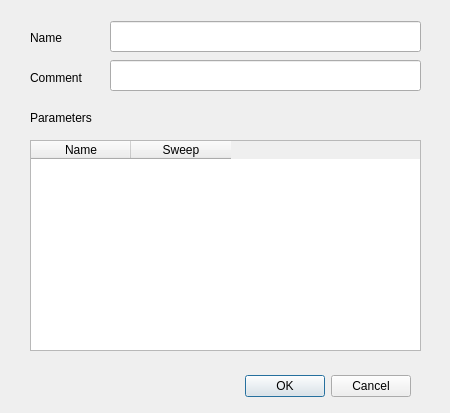
<?xml version="1.0" encoding="UTF-8"?>
<ui version="4.0">
 <class>Dialog</class>
 <widget class="QDialog" name="Dialog">
  <property name="geometry">
   <rect>
    <x>0</x>
    <y>0</y>
    <width>450</width>
    <height>413</height>
   </rect>
  </property>
  <property name="windowTitle">
   <string>Edit task</string>
  </property>
  <widget class="QDialogButtonBox" name="buttonBox">
   <property name="geometry">
    <rect>
     <x>70</x>
     <y>370</y>
     <width>341</width>
     <height>32</height>
    </rect>
   </property>
   <property name="orientation">
    <enum>Qt::Horizontal</enum>
   </property>
   <property name="standardButtons">
    <set>QDialogButtonBox::Cancel|QDialogButtonBox::Ok</set>
   </property>
  </widget>
  <widget class="QLabel" name="labelName">
   <property name="geometry">
    <rect>
     <x>30</x>
     <y>30</y>
     <width>62</width>
     <height>16</height>
    </rect>
   </property>
   <property name="text">
    <string>Name</string>
   </property>
  </widget>
  <widget class="QLabel" name="labelComment">
   <property name="geometry">
    <rect>
     <x>30</x>
     <y>70</y>
     <width>71</width>
     <height>16</height>
    </rect>
   </property>
   <property name="text">
    <string>Comment</string>
   </property>
  </widget>
  <widget class="QLabel" name="labelParameters">
   <property name="geometry">
    <rect>
     <x>30</x>
     <y>110</y>
     <width>91</width>
     <height>16</height>
    </rect>
   </property>
   <property name="text">
    <string>Parameters</string>
   </property>
  </widget>
  <widget class="QTableWidget" name="tableParameters">
   <property name="geometry">
    <rect>
     <x>30</x>
     <y>140</y>
     <width>391</width>
     <height>211</height>
    </rect>
   </property>
   <property name="editTriggers">
    <set>QAbstractItemView::NoEditTriggers</set>
   </property>
   <column>
    <property name="text">
     <string>Name</string>
    </property>
   </column>
   <column>
    <property name="text">
     <string>Sweep</string>
    </property>
   </column>
  </widget>
  <widget class="QLineEdit" name="textEditName">
   <property name="geometry">
    <rect>
     <x>110</x>
     <y>21</y>
     <width>311</width>
     <height>31</height>
    </rect>
   </property>
  </widget>
  <widget class="QLineEdit" name="textEditComment">
   <property name="geometry">
    <rect>
     <x>110</x>
     <y>60</y>
     <width>311</width>
     <height>31</height>
    </rect>
   </property>
  </widget>
 </widget>
 <resources/>
 <connections>
  <connection>
   <sender>buttonBox</sender>
   <signal>accepted()</signal>
   <receiver>Dialog</receiver>
   <slot>accept()</slot>
   <hints>
    <hint type="sourcelabel">
     <x>248</x>
     <y>254</y>
    </hint>
    <hint type="destinationlabel">
     <x>157</x>
     <y>274</y>
    </hint>
   </hints>
  </connection>
  <connection>
   <sender>buttonBox</sender>
   <signal>rejected()</signal>
   <receiver>Dialog</receiver>
   <slot>reject()</slot>
   <hints>
    <hint type="sourcelabel">
     <x>316</x>
     <y>260</y>
    </hint>
    <hint type="destinationlabel">
     <x>286</x>
     <y>274</y>
    </hint>
   </hints>
  </connection>
 </connections>
</ui>
